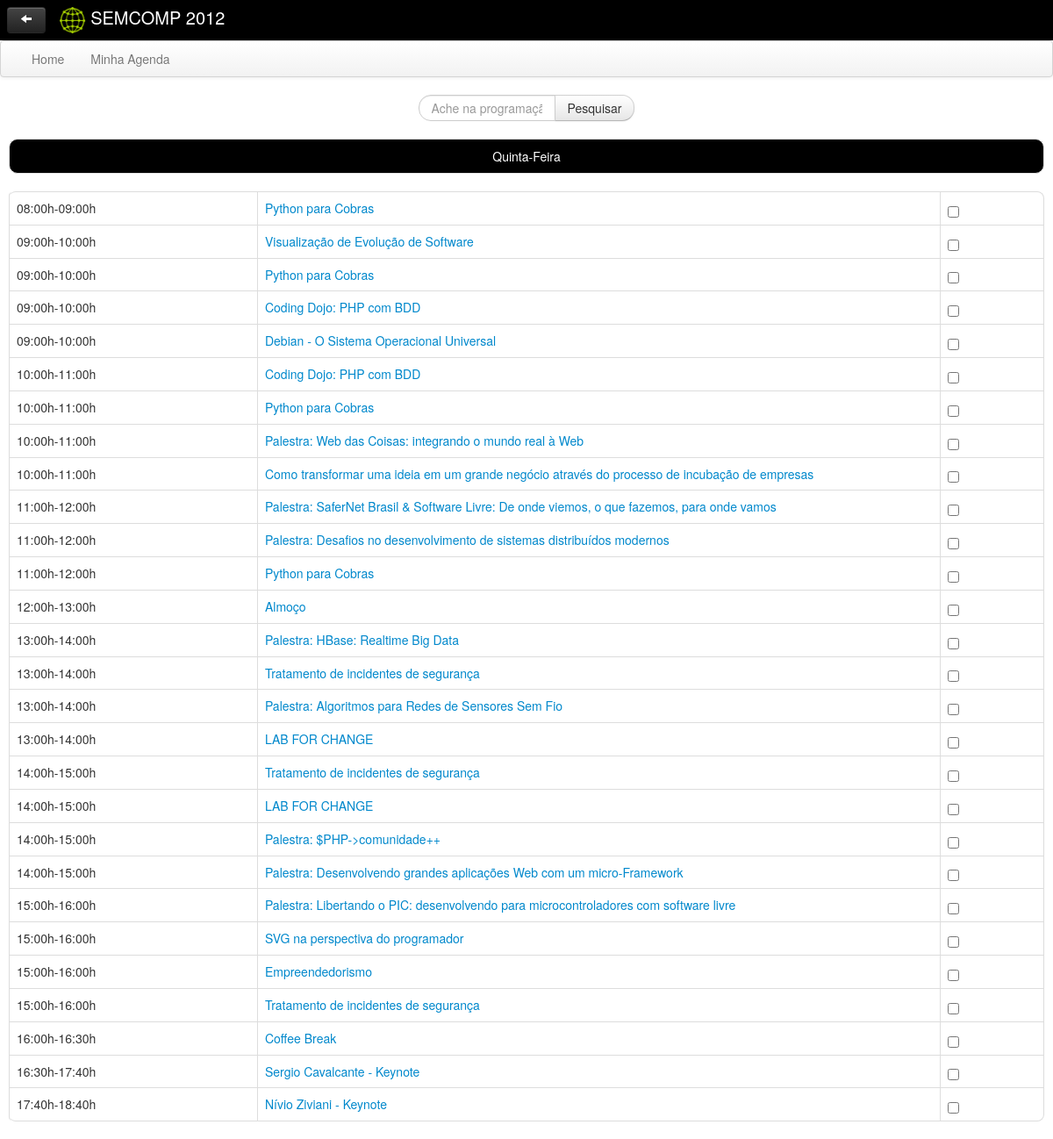
Screenshot of /show_eventos.php?action=dia&dia=2 with the database file from the repository.
### tables this page shows
CREATE TABLE `sala_atividades` (
  `atividades_idatividades` int(11) NOT NULL,
  `atividades_categoria_idcategoria` int(11) NOT NULL,
  `sala_idsala` int(11) NOT NULL,
  `hora_inicio` time NOT NULL,
  `hora_fim` time NOT NULL,
  `data` date NOT NULL,
  PRIMARY KEY (`atividades_idatividades`,`atividades_categoria_idcategoria`,`sala_idsala`,`hora_inicio`,`hora_fim`,`data`),
  KEY `fk_atividades_has_sala_sala1` (`sala_idsala`),
  KEY `fk_atividades_has_sala_atividades1` (`atividades_idatividades`,`atividades_categoria_idcategoria`),
  CONSTRAINT `fk_atividades_has_sala_atividades1` FOREIGN KEY (`atividades_idatividades`, `atividades_categoria_idcategoria`) REFERENCES `atividades` (`idatividades`, `categoria_idcategoria`) ON DELETE NO ACTION ON UPDATE NO ACTION,
  CONSTRAINT `fk_atividades_has_sala_sala1` FOREIGN KEY (`sala_idsala`) REFERENCES `sala` (`idsala`) ON DELETE NO ACTION ON UPDATE NO ACTION
);

CREATE TABLE `atividades` (
  `idatividades` int(11) NOT NULL AUTO_INCREMENT,
  `titulo` varchar(300) NOT NULL,
  `descricao` varchar(500) NOT NULL,
  `categoria_idcategoria` int(11) NOT NULL,
  `imagem` varchar(200) NOT NULL,
  PRIMARY KEY (`idatividades`,`categoria_idcategoria`),
  KEY `fk_atividades_categoria` (`categoria_idcategoria`),
  CONSTRAINT `fk_atividades_categoria` FOREIGN KEY (`categoria_idcategoria`) REFERENCES `categoria` (`idcategoria`) ON DELETE NO ACTION ON UPDATE NO ACTION
);

### modelo/bd/SalaAtividadesBD.php (called while the page is built, shortened)
<?php
include_once("conexao.php");
include_once 'modelo/negocio/SalaAtividades.php';
class SalaAtividadesBD{
	public function getAllFromDate($date){
		$mysql = new conexao;
		$sql = $mysql->sql_query("select * from sala_atividades where data= '".$date."' order by hora_inicio");
		$array = array();
		$i = 0;
		while($salaatividade = mysql_fetch_array($sql)){
			$sala_atividade = new SalaAtividades();
			$sala_atividade->setData($salaatividade['data']);
			$sala_atividade->setHoraInicio($salaatividade['hora_inicio']);
			$sala_atividade->setHoraFim($salaatividade['hora_fim']);
			$sala_atividade->setSalaId($salaatividade['sala_idsala']);
			$sala_atividade->setAtividadesId($salaatividade['atividades_idatividades']);
			$sala_atividade->setCategoriaId($salaatividade['atividades_categoria_idcategoria']);
			$array[$i]= $sala_atividade;
			$i = $i + 1;
		}
		return $array;
	}
}
?>

### modelo/bd/conexao.php (called while the page is built, shortened)
<?php
class conexao {
    var $host = "localhost";
    var $user = "gerclientes";
    var $senha = "bNCIOrkDRF";
    var $link;
    function conecta(){
        $this->link = @mysql_connect($this->host,$this->user,$this->senha);
    }
    function sql_query($query){
        $this->query = $query;
        if($this->resultado = mysql_query($this->query)){
            return $this->resultado;
        }else{
            print "Ocorreu um erro ao executar a Query MySQL: <b>$query</b>";
      print "<br><br>";
      print "Erro no MySQL: <b>".mysql_error()."</b>";
      die();
            $this->desconecta();
        }
    }
    function desconecta(){
        return mysql_close($this->link);
    }
}
?>

### modelo/negocio/SalaAtividades.php (called while the page is built, shortened)
<?php
class SalaAtividades{
	private $data;
	private $hora_inicio;
	private $hora_fim;
	private $sala_idsala;
	private $atividades_idatividades;
	public function getData(){
		return $this->data;
	}
	public function setData($data){
		 $this->data = $data;
	}
	public function getHoraInicio(){
		return $this->hora_inicio;
	}
	public function setHoraInicio($hora_inicio){
		$this->hora_inicio = $hora_inicio;
	}
	public function getHoraFim(){
		return $this->hora_fim;
	}
	public function setHoraFim($hora_fim){
		$this->hora_fim = $hora_fim;
	}
	public function getSalaId(){
		return $this->sala_idsala;
	}
	public function setSalaId($sala_idsala){
		$this->sala_idsala = $sala_idsala;
	}
	public function getAtividaesId(){
		return $this->atividades_idatividades;
	}
	public function setAtividadesId($atividades_idatividades){
		$this->atividades_idatividades = $atividades_idatividades;
	}
}
?>

### modelo/bd/AtividadesBD.php (called while the page is built, shortened)
<?php
include_once("conexao.php");
include_once 'modelo/negocio/Atividades.php';
class AtividadesBD{
	public function getOne($id){
		$mysql = new conexao;
		$sql = $mysql->sql_query("select * from atividades where idatividades = $id");
		$atividades = new Atividades();
		while($ativi = mysql_fetch_array($sql)){
			$atividades->setDescricao($ativi['descricao']);
			$atividades->setIdAtividades($ativi['idatividades']);
			$atividades->setTitulo($ativi['titulo']);
			$atividades->setCategoria_IdCategoria($ativi['categoria_idcategoria']);
			$atividades->setImagem($ativi['imagem']);
		}
		return $atividades;
	}
}
?>

### modelo/negocio/Atividades.php (called while the page is built, shortened)
<?php
class Atividades{
	private $titulo;
	public function getTitulo(){
		return $this->titulo;
	}
	public function setTitulo($titulo){
		$this->titulo = $titulo;
	}
}
?>

### show_eventos.php (the view, shortened to what this page needs)
<?php
include_once 'modelo/bd/SalaAtividadesBD.php';
include_once 'modelo/bd/AtividadesBD.php';
include_once 'modelo/negocio/Atividades.php';
include_once 'modelo/negocio/SalaAtividades.php';
$lista_quinta=array();
$action=$_GET['action'];
if(empty($_GET['dia'])){
	$dia = "0";
}else{
	$dia = $_GET['dia'];
}
$lista_my_activities="";
$atividades=split("_", $lista_my_activities);
if($action=="m_agenda"){
	$isMyAgenda=true;
	if($lista_my_activities!=null){
		if(!empty($atividades)){
			$sala_atividade = new SalaAtividadesBD();
			$lista_quarta = $sala_atividade->getMyList($atividades,'2012-10-03');
			$lista_quinta = $sala_atividade->getMyList($atividades,'2012-10-04');
			$lista_sexta = $sala_atividade->getMyList($atividades,'2012-10-05');
			$lista_sabado = $sala_atividade->getMyList($atividades,'2012-10-06');
		}
	}
}else if($action=="dia"){
	$dia=$_GET['dia'];
	$sala_atividade = new SalaAtividadesBD();
	if($dia == "1")
	  $lista_quarta = $sala_atividade->getAllFromDate('2012-10-03');
	else if($dia == "2")
	       $lista_quinta = $sala_atividade->getAllFromDate('2012-10-04');
	     else if($dia == "3")
	            $lista_sexta = $sala_atividade->getAllFromDate('2012-10-05');
	          else if($dia == "4")
	                 $lista_sabado = $sala_atividade->getAllFromDate('2012-10-06');
}
?>
<!DOCTYPE html>
<html>
<head>
<link href="css/bootstrap-responsive.css" rel="stylesheet">
<link href="css/bootstrap.css" rel="stylesheet">
</head>
<body>
	<?php
	include_once 'header.php'; ?>
	 <?php
    if(($action != "dia") || ($dia == "2")){
    ?>
	<div class="well well-small marge_15" align="center"
		style="color: white;">Quinta-Feira</div>
	<div
		style="margin-bottom: 20px; padding-right: 10px; padding-left: 10px;">
		<table class="table table-bordered">
			<?php
			if(empty($lista_quinta)){
				?>
			<tr>
				<td style="text-align: center;" width="100%">Sem palestras ou mini-cursos</td>
			</tr>
			<?php
			}else{
				foreach($lista_quinta as $atividade){
					$bd_atividades=new AtividadesBD();
					$m_atividade=$bd_atividades->getOne($atividade->getAtividaesId());
					$idsala = $atividade->getSalaId();
					$idatividade = $atividade->getAtividaesId();
					$dataa = $atividade->getData();
					$hora_inicio = $atividade->getHoraInicio();
					$hora_fim = $atividade->getHoraFim();
					?>
			<tr>
				<td width="24%"><?php $data=substr($atividade->getHoraInicio(),0,5)."h-".substr($atividade->getHoraFim(),0,5)."h"; echo $data;  ?>
				</td>
				<td width="66%"><a
					href="desc_atividade.php?idsala=<?php echo $idsala?>&idatividade=<?php echo $idatividade?>&data=<?php echo $dataa?>&hora_inicio=<?php echo $hora_inicio?>&hora_fim=<?php echo $hora_fim?>"><?php echo $m_atividade->getTitulo();  ?>
				</a></td>
				<td width="10%"><input type="checkbox" id="inlineCheckbox1"
					value="option1"
					<?php if(in_array($atividade->getAtividaesId(), $atividades)){?>checked="checked"<?php }?>
					onclick="checkClicked(this.checked,<?php echo $atividade->getAtividaesId()?>)">
				</td>
			</tr>
			<?php }
			} ?>
		</table>
	</div>
	<?php }?>
</body>
</html>

### rows the page displays
sala_atividades: data "08:00h-09:00h", atividades.titulo "Python para Cobras"
sala_atividades: data "09:00h-10:00h", atividades.titulo "Visualização de Evolução de Software"
sala_atividades: data "09:00h-10:00h", atividades.titulo "Python para Cobras"
sala_atividades: data "09:00h-10:00h", atividades.titulo "Coding Dojo: PHP com BDD"
sala_atividades: data "09:00h-10:00h", atividades.titulo "Debian - O Sistema Operacional Universal"
sala_atividades: data "10:00h-11:00h", atividades.titulo "Coding Dojo: PHP com BDD"
sala_atividades: data "10:00h-11:00h", atividades.titulo "Python para Cobras"
sala_atividades: data "10:00h-11:00h", atividades.titulo "Palestra: Web das Coisas: integrando o mundo real à Web"
sala_atividades: data "10:00h-11:00h", atividades.titulo "Como transformar uma ideia em um grande negócio através do processo de incubação de empresas"
sala_atividades: data "11:00h-12:00h", atividades.titulo "Palestra: SaferNet Brasil & Software Livre: De onde viemos, o que fazemos, para onde vamos"
sala_atividades: data "11:00h-12:00h", atividades.titulo "Palestra: Desafios no desenvolvimento de sistemas distribuídos modernos"
sala_atividades: data "11:00h-12:00h", atividades.titulo "Python para Cobras"
sala_atividades: data "12:00h-13:00h", atividades.titulo "Almoço"
sala_atividades: data "13:00h-14:00h", atividades.titulo "Palestra: HBase: Realtime Big Data"
sala_atividades: data "13:00h-14:00h", atividades.titulo "Tratamento de incidentes de segurança"
sala_atividades: data "13:00h-14:00h", atividades.titulo "Palestra: Algoritmos para Redes de Sensores Sem Fio"
sala_atividades: data "13:00h-14:00h", atividades.titulo "LAB FOR CHANGE"
sala_atividades: data "14:00h-15:00h", atividades.titulo "Tratamento de incidentes de segurança"
sala_atividades: data "14:00h-15:00h", atividades.titulo "LAB FOR CHANGE"
sala_atividades: data "14:00h-15:00h", atividades.titulo "Palestra: $PHP->comunidade++"
sala_atividades: data "14:00h-15:00h", atividades.titulo "Palestra: Desenvolvendo grandes aplicações Web com um micro-Framework"
sala_atividades: data "15:00h-16:00h", atividades.titulo "Palestra: Libertando o PIC: desenvolvendo para microcontroladores com software livre"
sala_atividades: data "15:00h-16:00h", atividades.titulo "SVG na perspectiva do programador"
sala_atividades: data "15:00h-16:00h", atividades.titulo "Empreendedorismo"
sala_atividades: data "15:00h-16:00h", atividades.titulo "Tratamento de incidentes de segurança"
sala_atividades: data "16:00h-16:30h", atividades.titulo "Coffee Break"
sala_atividades: data "16:30h-17:40h", atividades.titulo "Sergio Cavalcante - Keynote"
sala_atividades: data "17:40h-18:40h", atividades.titulo "Nívio Ziviani - Keynote"
